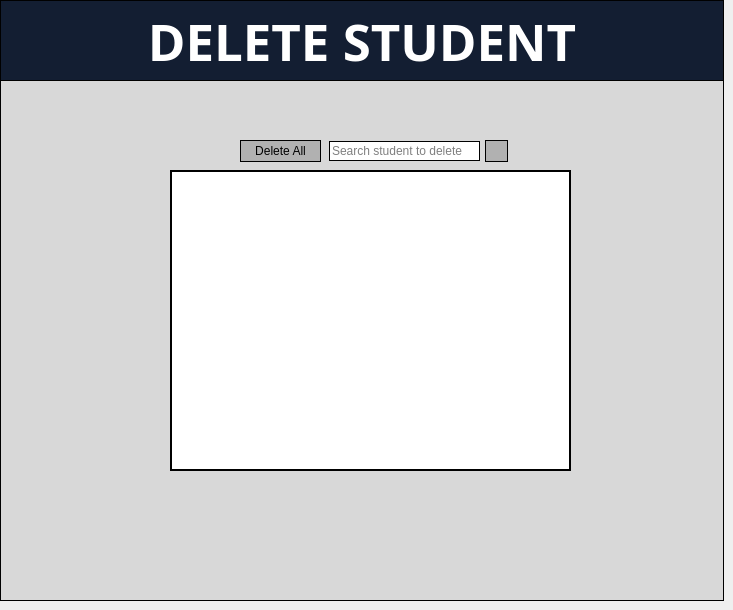
     <widget class="QWidget" name="page_5">
      <widget class="QLabel" name="label_9">
       <property name="geometry">
        <rect>
         <x>0</x>
         <y>0</y>
         <width>724</width>
         <height>81</height>
        </rect>
       </property>
       <property name="font">
        <font>
         <family>Impact</family>
         <pointsize>38</pointsize>
         <weight>75</weight>
         <bold>true</bold>
        </font>
       </property>
       <property name="styleSheet">
        <string notr="true">background-color:rgb(19, 30, 50);color:white;border:1px solid black</string>
       </property>
       <property name="text">
        <string>DELETE STUDENT</string>
       </property>
       <property name="alignment">
        <set>Qt::AlignCenter</set>
       </property>
      </widget>
      <widget class="QFrame" name="frame_7">
       <property name="geometry">
        <rect>
         <x>0</x>
         <y>80</y>
         <width>724</width>
         <height>521</height>
        </rect>
       </property>
       <property name="styleSheet">
        <string notr="true">border:1px solid black;background-color:rgb(216, 216, 216)</string>
       </property>
       <property name="frameShape">
        <enum>QFrame::StyledPanel</enum>
       </property>
       <property name="frameShadow">
        <enum>QFrame::Raised</enum>
       </property>
       <widget class="QPushButton" name="ButtonDeleteAll">
        <property name="geometry">
         <rect>
          <x>240</x>
          <y>60</y>
          <width>81</width>
          <height>22</height>
         </rect>
        </property>
        <property name="styleSheet">
         <string notr="true">background-color:rgb(177, 177, 177)</string>
        </property>
        <property name="text">
         <string>Delete All</string>
        </property>
        <property name="icon">
         <iconset>
          <normaloff>delete.png</normaloff>delete.png</iconset>
        </property>
        <property name="iconSize">
         <size>
          <width>15</width>
          <height>15</height>
         </size>
        </property>
       </widget>
       <widget class="QLineEdit" name="LineEditDeleteSearch">
        <property name="geometry">
         <rect>
          <x>329</x>
          <y>61</y>
          <width>151</width>
          <height>20</height>
         </rect>
        </property>
        <property name="styleSheet">
         <string notr="true">border:1px solid black;background-color:white;color:black</string>
        </property>
        <property name="text">
         <string/>
        </property>
        <property name="placeholderText">
         <string>Search student to delete</string>
        </property>
       </widget>
       <widget class="QPushButton" name="ButtonDeleteSearch">
        <property name="geometry">
         <rect>
          <x>485</x>
          <y>60</y>
          <width>23</width>
          <height>22</height>
         </rect>
        </property>
        <property name="styleSheet">
         <string notr="true">background-color:rgb(177, 177, 177)</string>
        </property>
        <property name="text">
         <string/>
        </property>
        <property name="icon">
         <iconset>
          <normaloff>delete.png</normaloff>delete.png</iconset>
        </property>
        <property name="iconSize">
         <size>
          <width>15</width>
          <height>15</height>
         </size>
        </property>
       </widget>
       <widget class="QListWidget" name="DeleteListWidget">
        <property name="geometry">
         <rect>
          <x>170</x>
          <y>90</y>
          <width>401</width>
          <height>301</height>
         </rect>
        </property>
        <property name="styleSheet">
         <string notr="true">color:black;border:2px solid black;background-color:white</string>
        </property>
       </widget>
      </widget>
     </widget>
